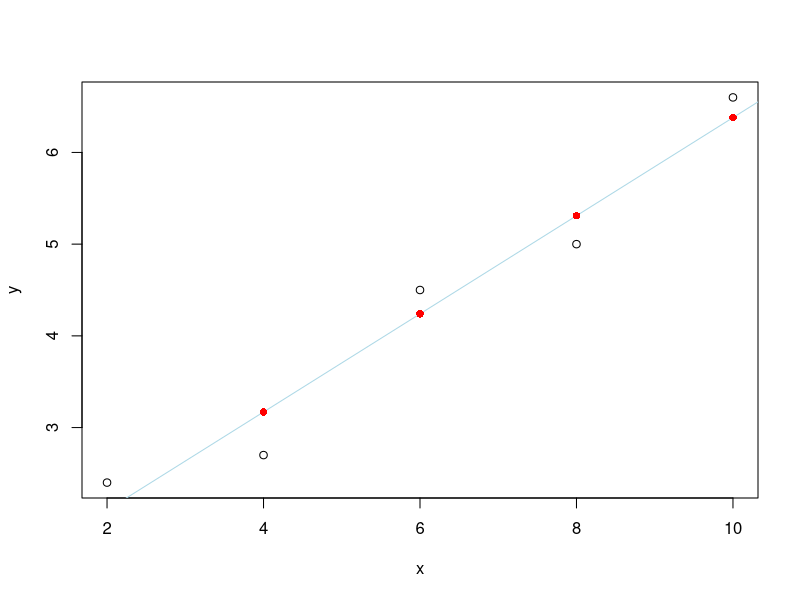

Write R code to recreate this figure.
# linear model lm()

x <- c(2,4,6,8,10)
y <- c(2.4, 2.7, 4.5, 5.0, 6.6)

model <- lm(y ~ x)

print(summary(model))

model <- lm(y ~ 1 + x)  # für y = a * 1 + b * x. Dasselbe wie oben

#model <- lm(y ~ 0 + x)  # für y = a * 0 + b * x => durch Ursprung!

#model <- lm(y ~ I(x) + I(x^2))  # Parabel: y = a + b*x + c*x^2

print(summary(model))

yc = predict(model)

plot(x, y)
abline(model, col="lightblue")
points(x, yc, pch=16, col="red")